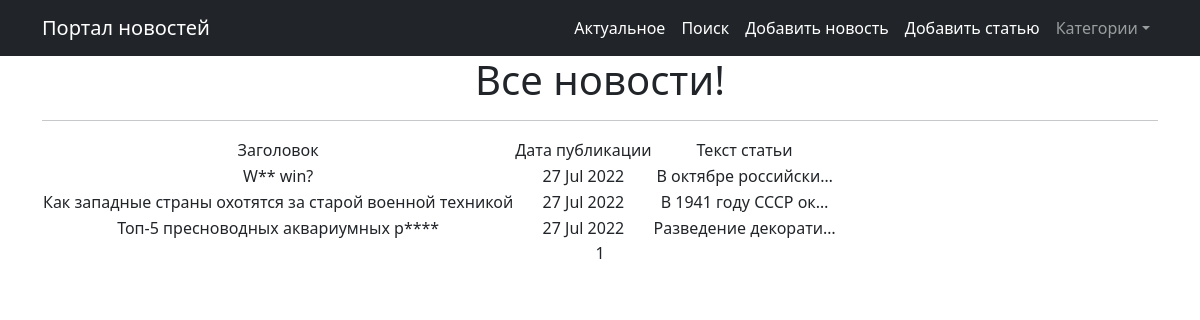
The page /news/ on the database as committed earlier.
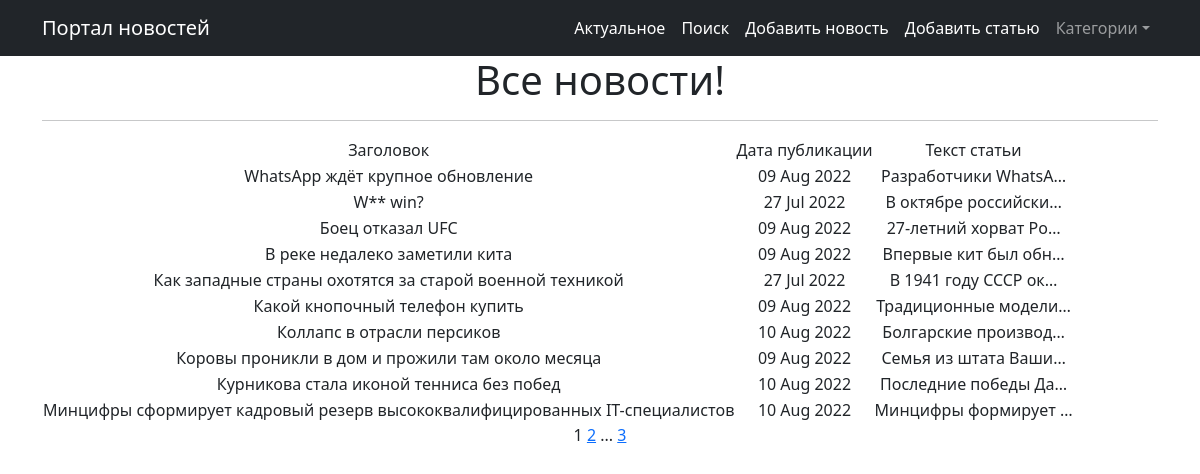
The same page on the database as committed later.
### newsportal_app/models.py (models this page shows, shortened)
class Post(models.Model):
    author = models.ForeignKey(Author, on_delete=models.CASCADE)
    categoryType = models.CharField(max_length=2)
    dateCreation = models.DateTimeField(auto_now_add=True)
    postCategory = models.ManyToManyField(Category, through='PostCategory')
    title = models.CharField(max_length=128)
    text = models.TextField()
    rating = models.SmallIntegerField(default=0)

### newsportal_app/views.py (the view)
# urls.py: path('', PostList.as_view(), name='post_list'),
class PostList(ListView):
    model = Post
    ordering = 'title'
    template_name = 'posts.html'
    context_object_name = 'posts'
    paginate_by = 10
    def get_queryset(self):
        queryset = super().get_queryset()
        self.filterset = PostFilter(self.request.GET, queryset)
        return self.filterset.qs
    def get_context_data(self, **kwargs):
        context = super().get_context_data(**kwargs)
        context['filterset'] = self.filterset
        return context

### newsportal_app/templatetags/bad_words.py (called while the page is built)
@register.filter()
def censor(value):
    for word in black_list_word:
       if word.lower() in black_list_word:
            value = value.replace(word[1:], '*' * (len(word) - 1))
    return value

### templates/posts.html (shortened to what this page needs)
{% extends 'flatpages/default.html' %}
{% load bad_words %}
{% block content %}
   <h1>Все новости!</h1>
    <hr>
   {% if posts %}
       <table>
           <tr>
               <td>Заголовок</td>
               <td>Дата публикации</td>
               <td>Текст статьи</td>
           </tr>
          {% for post in posts %}
           <tr>
               <td>{{ post.title|censor }}</td>
               <td>{{ post.dateCreation|date:'d M Y' }}</td>
               <td>{{ post.text|truncatechars:20|censor }}</td>
           </tr>
           {% endfor %}
       </table>
   {% else %}
       <h2>Постов нет!</h2>
   {% endif %}
    {{ page_obj.number }}
   {% if page_obj.has_next %}
       <a href="?page={{ page_obj.next_page_number }}">{{ page_obj.next_page_number }}</a>
       {% if paginator.num_pages != page_obj.next_page_number %}
           ...
           <a href="?page={{ page_obj.paginator.num_pages }}">{{ page_obj.paginator.num_pages }}</a>
       {% endif %}
   {% endif %}
{% endblock content %}

### templates/flatpages/default.html (shortened to what this page needs)
<!DOCTYPE html>
<html lang="en">
    <head>
        {% load static%}
        <link href="{%static 'css/styles.css' %}" rel="stylesheet" />
    </head>
    <body>
        <nav class="navbar navbar-expand-lg navbar-dark bg-dark static-top">
            <div class="container">
                <a class="navbar-brand" href="#">Портал новостей</a>
                <div class="collapse navbar-collapse" id="navbarSupportedContent">
                    <ul class="navbar-nav ms-auto mb-2 mb-lg-0">
                        <li class="nav-item">
                            <a class="nav-link active" aria-current="page" href="/news">Актуальное</a>
                        </li>
                        <li class="nav-item">
                            <a class="nav-link active" aria-current="page" href="/news/search">Поиск</a>
                        </li>
                        <li class="nav-item">
                            <a class="nav-link active" aria-current="page" href="/news/create">Добавить новость</a>
                        </li>
                        <li class="nav-item">
                            <a class="nav-link active" aria-current="page" href="/article/create">Добавить статью</a>
                        </li>
                        <li class="nav-item dropdown">
                            <a class="nav-link dropdown-toggle" id="navbarDropdown" href="#" role="button" data-bs-toggle="dropdown" aria-expanded="false">Категории</a>
                        </li>
                    </ul>
                </div>
            </div>
        </nav>
        <div class="container">
            <div class = "row">
                <div class="col-lg-12 text-center">
                    {% block content%}{% endblock content%}
                </div>
            </div>
        </div>
    </body>
</html>

Rows that differ between the two databases and show on the page:
no longer on this page (row unchanged): Post: title|censor "Топ-5 пресноводных аквариумных р****", dateCreation "27 Jul 2022", text|censor "Разведение декорати…"
added Post: title|censor "WhatsApp ждёт крупное обновление", dateCreation "09 Aug 2022", text|censor "Разработчики WhatsA…"
added Post: title|censor "Боец отказал UFC", dateCreation "09 Aug 2022", text|censor "27-летний хорват Ро…"
added Post: title|censor "В реке недалеко заметили кита", dateCreation "09 Aug 2022", text|censor "Впервые кит был обн…"
added Post: title|censor "Какой кнопочный телефон купить", dateCreation "09 Aug 2022", text|censor "Традиционные модели…"
added Post: title|censor "Коллапс в отрасли персиков", dateCreation "10 Aug 2022", text|censor "Болгарские производ…"
added Post: title|censor "Коровы проникли в дом и прожили там около месяца", dateCreation "09 Aug 2022", text|censor "Семья из штата Ваши…"
added Post: title|censor "Курникова стала иконой тенниса без побед", dateCreation "10 Aug 2022", text|censor "Последние победы Да…"
added Post: title|censor "Минцифры сформирует кадровый резерв высококвалифицированных IT-специалистов", dateCreation "10 Aug 2022", text|censor "Минцифры формирует …"
Other text that changed with them:
{{ page_obj.next_page_number }}: (not shown) → "2"
{{ page_obj.paginator.num_pages }}: (not shown) → "3"
